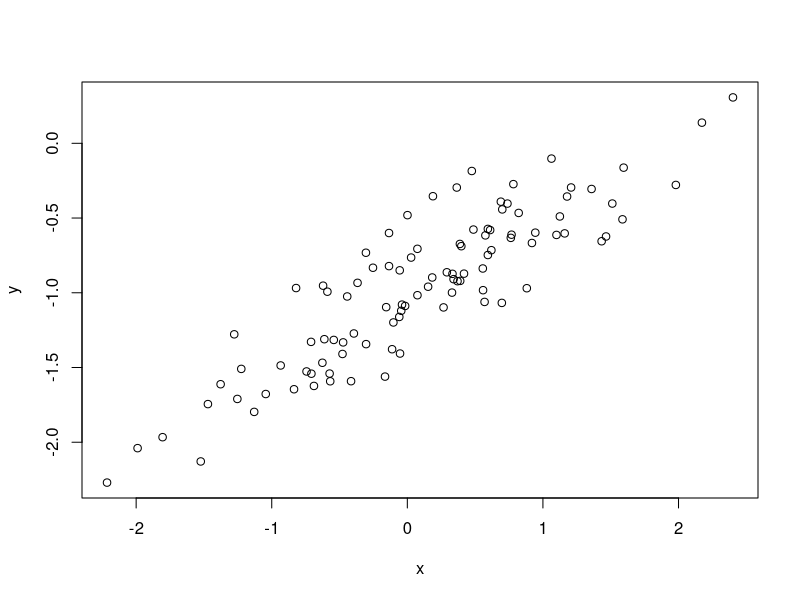
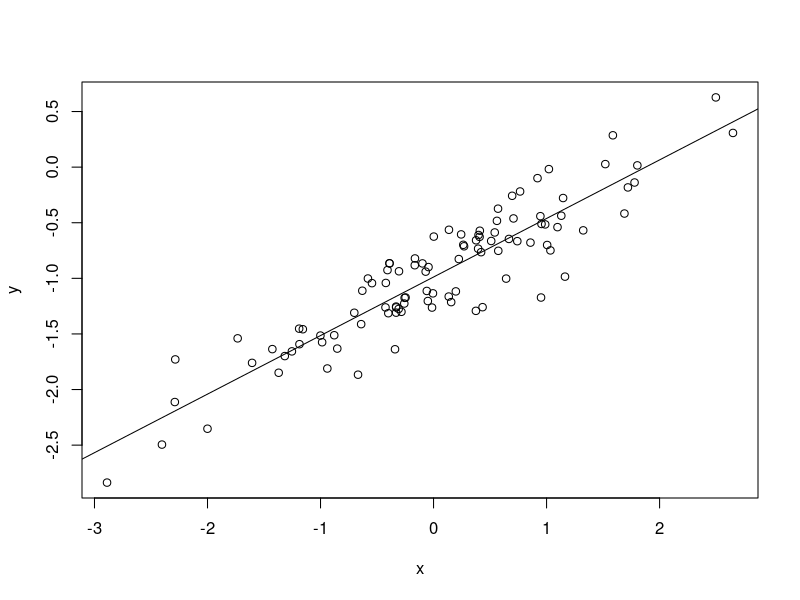
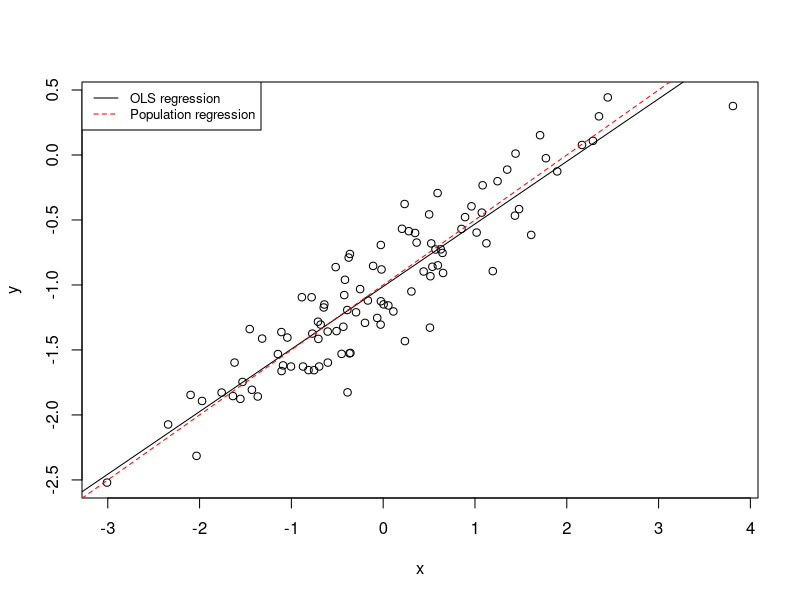
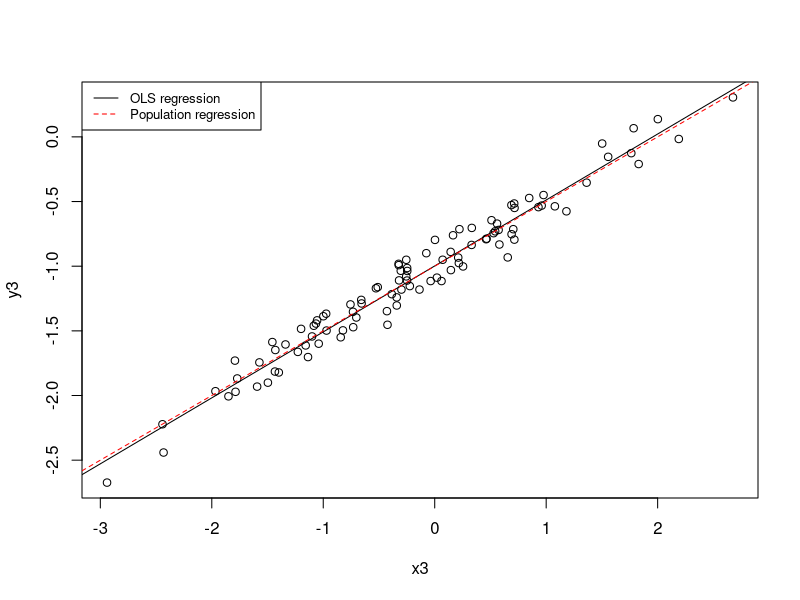
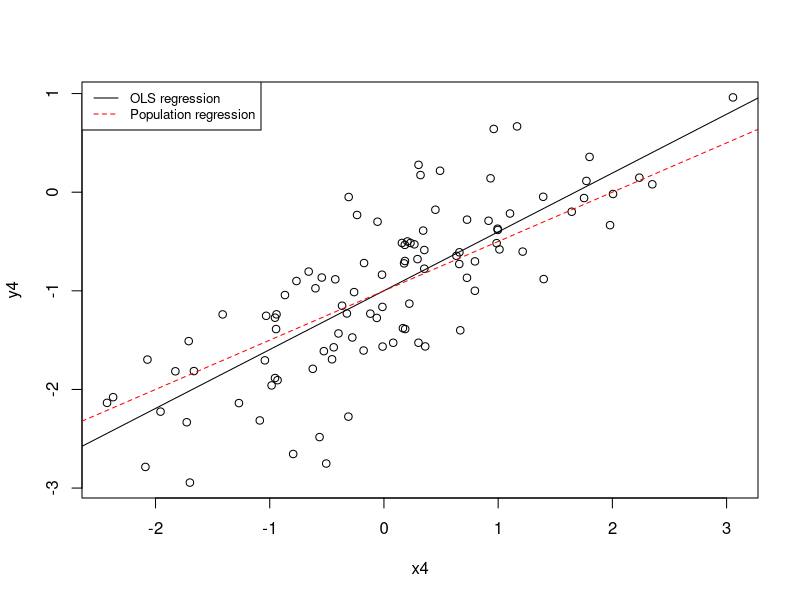

These charts were generated, in order, by the following R code:
## ---- chunk 1
set.seed(1)
windows(width=10, height=8)
x = rnorm(100)
eps = rnorm(100, 0, 0.25)
y = -1 + 0.5*x + eps
plot(x,y)
## ---- chunk 2
windows(width=10, height=8)
x = rnorm(100)
eps = rnorm(100, 0, 0.25)
y = -1 + 0.5*x + eps
plot(x,y)
fit1= lm(y~x)
abline(coef(fit1))
## ---- chunk 3
windows(width=10, height=8)
x<- rnorm(100)
eps<- rnorm(100, 0, 0.25)
y<- -1 + 0.5*x + eps
plot(x,y)
fit1<- lm(y~x)
abline(coef(fit1))
abline(-1,0.5,col = 'red',lty = 2)
legend('topleft',
       legend = c("OLS regression","Population regression"),
       col = c('black','red'),
       lty = 1:2, cex = 0.8,
       )
## ---- chunk 4
fit2= lm(y~x+I(x^2))
summary(fit2)
## ---- chunk 5
windows(width=10, height=8)
x3 = rnorm(100)
eps= rnorm(100, 0, 0.1)
y3 = -1 + 0.5*x3 + eps
plot(x3,y3)
fit3= lm(y3~x3)
summary(fit3)
abline(coef(fit3))
abline(-1,0.5,col = 'red',lty = 2)
legend('topleft',
       legend = c("OLS regression","Population regression"),
       col = c('black','red'),
       lty = 1:2, cex = 0.8,
)
## ---- chunk 6
windows(width=10, height=8)
x4 = rnorm(100)
eps = rnorm(100, 0, 0.5)
y4 = -1 + 0.5*x4 + eps
plot(x4,y4)
fit4= lm(y4~x4)
summary(fit4)
abline(coef(fit4))
abline(-1,0.5,col = 'red',lty = 2)
legend('topleft',
       legend = c("OLS regression","Population regression"),
       col = c('black','red'),
       lty = 1:2, cex = 0.8,
)
## ---- chunk 7
confint(fit1)
confint(fit3)
confint(fit4)
